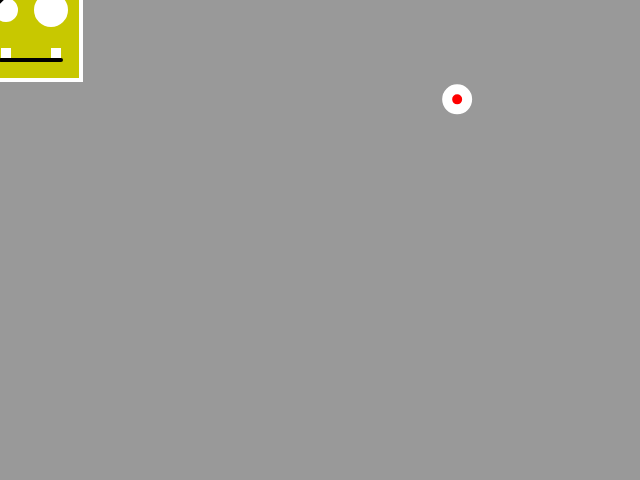
Frame 1 (no input)
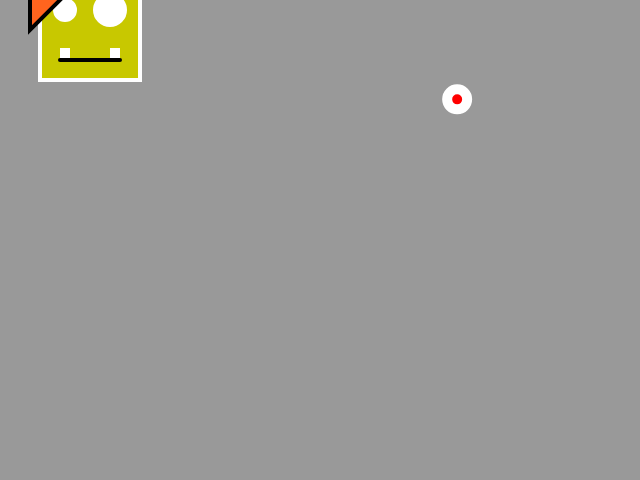
Frame 60 (no input)
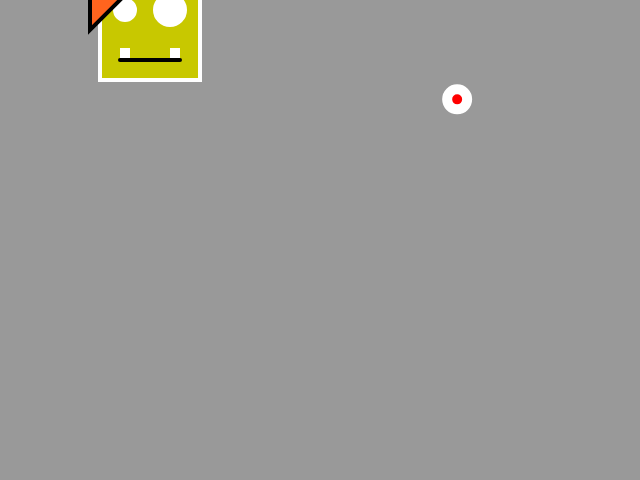
Frame 120 (the mouse pressed at the canvas centre since frame 60)

The p5.js sketch that drew these frames (run headless with seeded random() and noise() and a simulated clock; from frame 60 on, the mouse is pressed at the canvas centre):

// p5.js sketch
// ── sketch.js
var positionX=30;
var positionY=30;

var accX=1;
var accY=0;

var targetX;
var targetY;

var punti=0;

function setup() {
  createCanvas(640, 480);
  updateTargetPosition();
}

function draw() {
  background(153);
  updatePosition();
  checkCollision();
  drawTarget();
  disegnaGino(positionX,positionY);
}

function checkCollision(){
  var distanceX=positionX-targetX;
  var distanceY=positionY-targetY;

  if (abs(distanceX)<50 && abs(distanceY)<50){
    updateTargetPosition();
    punti++;
  }
}

function printPoints(){
  textSize(32);
  text("SCORE: "+punti, 40, 40);
}

function updateTargetPosition(){
  targetX=random(width);
  targetY=random(height);
}

function drawTarget(){
  stroke(255);
  fill(255,0,0);
  strokeWeight(10);
  ellipse(targetX, targetY, 20,20);
}

function updatePosition(){
  positionX+=accX;
  positionY+=accY;
}


function disegnaGino(x,y){
  strokeWeight(4);

  fill(200,200,0);
  rect(x-50, y-50, 100, 100);

  fill (255);
  ellipse(x-50+25, y-50+30, 20, 20)
  ellipse(x-50+70, y-50+30, 30, 30)

  stroke(0);
  line(x-30, y+30, x+30, y+30)

  noStroke();
  rect(x-30, y+18, 10, 10);
  rect(x+20, y+18, 10, 10);

  push();
  stroke(0);
  translate(x-60,y-60);
  fill(255,100,30);
  triangle(0, 0, 0, 60, 60, 0);
  pop();
}

function keyPressed(){
  if (keyCode===LEFT_ARROW){
    accX=-1;
    accY=0;
  }else if(keyCode===RIGHT_ARROW){
    accX=1;
    accY=0;
  }else if(keyCode===UP_ARROW){
    accY=-1
    accX=0;
  }else if(keyCode===DOWN_ARROW){
    accY=1;
    accX=0;
  }
}
